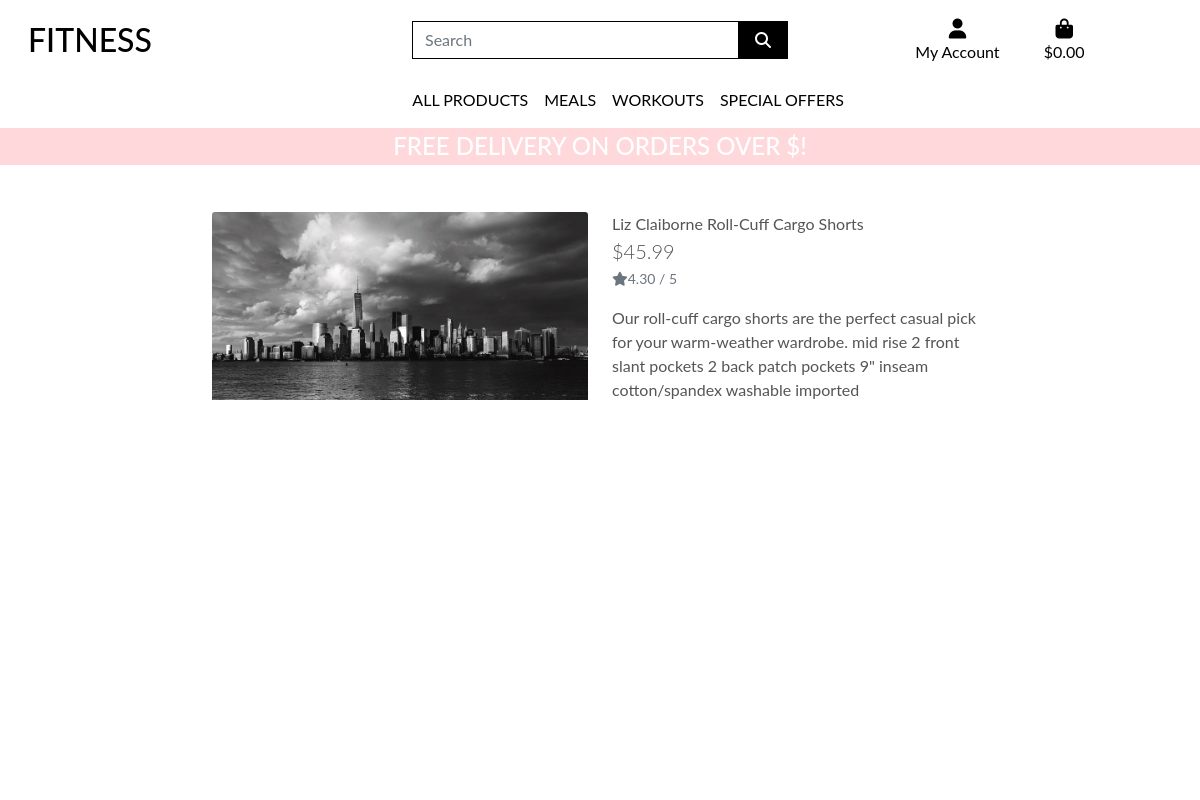
Page /products/164 on the committed database.
### products/models.py (models this page shows, shortened)
class Product(models.Model):
    category = models.ForeignKey('Category', null=True, blank=True, on_delete=models.SET_NULL)
    sku = models.CharField(max_length=254, null=True, blank=True)
    name = models.CharField(max_length=254)
    description = models.TextField()
    price = models.DecimalField(max_digits=6, decimal_places=2)
    rating = models.DecimalField(max_digits=6, decimal_places=2, null=True, blank=True)
    image_url = models.URLField(max_length=1024, null=True, blank=True)
    image = models.ImageField(null=True, blank=True)

### products/views.py (the view)
# urls.py: path('<product_id>', views.product_detail, name='product_detail'),
def product_detail(request, product_id):
    product = get_object_or_404(Product, pk=product_id)
    context = {
        'product': product,
    }
    return render(request, 'products/product_detail.html', context)

### products/templates/products/product_detail.html (shortened to what this page needs)
{% extends "base.html" %}
{% load static %}
{% block page_header %}
    <div class="container header-container">
    </div>
{% endblock %}
{% block content %}
    <div class="overlay"></div>
    <div class="container-fluid">
        <div class="row">
            <div class="col-12 col-md-6 col-lg-4 offset-lg-2">
                <div class="image-container my-5">
                    {% if product.image %}
                        <a href="{% url 'product_detail' 'product.id' %}" target="_blank">
                            <img class="card-img-top img-fluid" src="{{ product.image.url }}" alt="{{ product.name }}">
                        </a>
                        {% else %}
                        <a href="">
                            <img class="card-img-top img-fluid" src="{{ MEDIA_URL }}noimage.png" alt="{{ product.name }}">
                        </a>
                    {% endif %}
                </div>
            </div>
            <div class="col-12 col-md-6 col-lg-4">
                <div class="product-details-container mb-5 mt-md-5">
                    <p class="mb-0">{{ product.name }}</p>
                    <p class="lead mb-0 text-left font-weight-bold">${{ product.price }}</p>
                    {% if product.rating %}
                        <small class="text-muted"><i class="fas fa-star mr-1"></i>{{ product.rating }} / 5</small>
                    {% else %}
                        <small class="text-muted">No Rating</small>
                    {% endif %}
                    <p class="mt-3">{{ product.description }}</p>
                </div>
            </div>
        </div>
    </div>
{% endblock %}

### templates/base.html (shortened to what this page needs)
{% load static %}
<!doctype html>
<html lang="en">
  <head>
    {% block corecss %}
    <link href="https://cdn.jsdelivr.net/npm/bootstrap@5.0.2/dist/css/bootstrap.min.css" rel="stylesheet">
    <link href="{% static 'css/base.css' %}" rel="stylesheet">
    {% endblock %}
  </head>
  <body>
    <header class="container-fluid fixed-top">
      <div id="topnav" class="row bg-white pt-lg-2 d-none d-lg-flex">
          <div class="col-12 col-lg-4 my-auto py-1 py-lg-0 text-center text-lg-left">
              <a href="{% url 'home' %}" class="nav-link main-logo-link">
                  <h2 class="logo-font text-black my-0">Fitness</h2>
              </a>
          </div>
          <div class="col-12 col-lg-4 my-auto py-1 py-lg-0">
              <form method="GET" action="{% url 'products' %}">
                  <div class="input-group w-100">
                      <input class="form-control border border-black rounded-0" type="text" name="q" placeholder="Search">
                      <div class="input-group-append">
                          <button class="form-control btn btn-black rounded-0" type="submit">
                              <span class="icon">
                                <i class="fas fa-search"></i>
                              </span>
                          </button>
                      </div>
                  </div>
              </form>
          </div>
          <div class="col-12 col-lg-4 my-auto py-1 py-lg-0">
              <ul class="list-inline list-unstyled text-center text-lg-right my-0">
                <li class="list-inline-item dropdown">
                  <a class="text-black nav-link" href="#" id="user-options" data-bs-toggle="dropdown" aria-haspopup="true" aria-expanded="false">
                      <div class="text-center">
                          <div><i class="fas fa-user fa-lg"></i></div>
                          <p class="my-0">My Account</p>
                      </div>
                  </a>
              </li>
              <li class="list-inline-item">
                  <a class="{% if grand_total %}text-info font-weight-bold{% else %}text-black{% endif %} nav-link" href="">
                      <div class="text-center">
                          <div><i class="fas fa-shopping-bag fa-lg"></i></div>
                          <p class="my-0">
                              {% if grand_total %}
                                  ${{ grand_total|floatformat:2 }}
                              {% else %}
                                  $0.00
                              {% endif %}
                          </p>
                      </div>
                  </a>
              </li>
              </ul>
          </div>
      </div>
      <div class="row bg-white">
        <nav class="navbar navbar-expand-lg navbar-light w-100">
            {% include 'includes/mobile-top-header.html' %}
            {% include 'includes/main-nav.html' %}
        </nav>
      </div>
      <div id="delivery-banner" class="row text-center">
        <div class="col bg-black text-white">
            <h4 class="logo-font my-1">Free delivery on orders over ${{ free_delivery_threshold }}!</h4>
        </div>
    </div>
  </header>
  {% block page_header %}
  {% endblock %}
  {% block content %}
  {% endblock %}
  </body>
</html>

### templates/includes/mobile-top-header.html (shortened to what this page needs)
<ul>
  </ul>

### templates/includes/main-nav.html (shortened to what this page needs)
<div class="collapse navbar-collapse" id="main-nav">
    <ul class="navbar-nav w-auto mx-auto">
        <li class="nav-item dropdown">
            <a class="logo-font font-weight-bold nav-link text-black mr-5" href="#" id="all-products-link" data-bs-toggle="dropdown" aria-haspopup="true" aria-expanded="false">
                All Products
            </a>
        </li>
        <li class="nav-item dropdown">
            <a class="logo-font font-weight-bold nav-link text-black mr-5" href="#" id="fit-link" data-bs-toggle="dropdown" aria-haspopup="true" aria-expanded="false">
                Meals
            </a>
        </li>
        <li class="nav-item dropdown">
            <a class="logo-font font-weight-bold nav-link text-black mr-5" href="#" id="workout-link" data-bs-toggle="dropdown" aria-haspopup="true" aria-expanded="false">
                Workouts
            </a>
        </li>
        <li class="nav-item dropdown">
            <a class="logo-font font-weight-bold nav-link text-black" href="#" id="specials-link" data-bs-toggle="dropdown" aria-haspopup="true" aria-expanded="false">
                Special Offers
            </a>
        </li>
    </ul>
</div>

### static/css/base.css (style rules this page uses)
html { height: 100%; }
body { background: url('/media/homepage.jpg') no-repeat center center fixed; background-size: cover; height: calc(100vh - 164px); color: #555; font-family: 'Lato'; }
.icon { align-items: center; display: inline-flex; justify-content: center; height: 1.5rem; width: 1.5rem; }
.logo-font { text-transform: uppercase; }
.main-logo-link { width: fit-content; }
.btn-black { background: black; color: white; }
.text-black { color: #000 !important; }
.border-black { border: 1px solid black !important; }
.bg-black { background: #ffcfd2; opacity: 0.8; color: black; }
.overlay { height: 100%; width: 100%; top: 0; left: 0; position: fixed; background: white; z-index: -1; }
@media (min-width: 1200px) { .container { max-width: 80%; } }
@media (min-width: 992px) { .header-container { padding-top: 164px; } }

### rows in the picture
Product: image (picture), name "Liz Claiborne Roll-Cuff Cargo Shorts", price "45.99", rating "4.30", description "Our roll-cuff cargo shorts are the perfect casual pick for your warm-weather wardrobe. mid rise 2 front slant pockets 2 back patch pockets 9\" inseam cotton/spandex washable imported"
